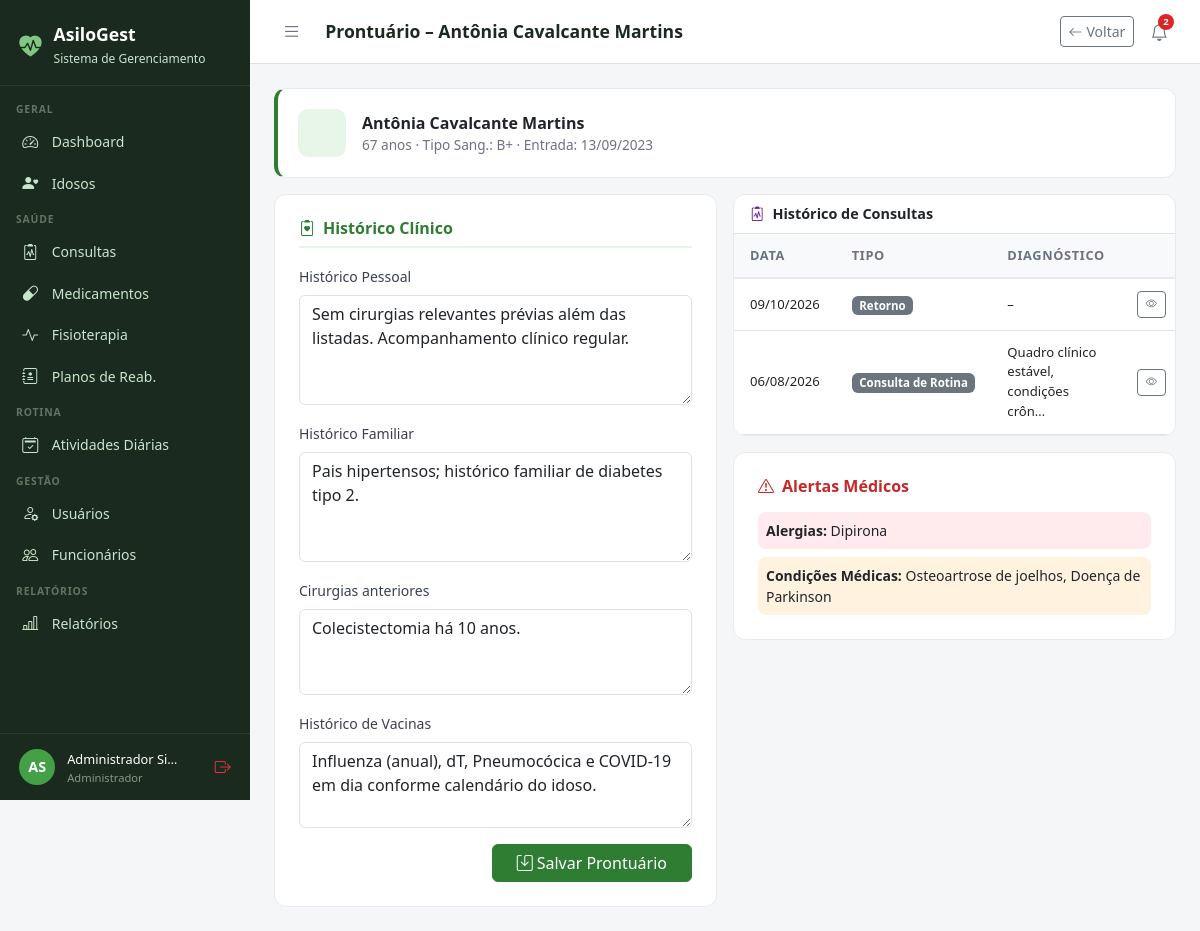
Screenshot of /consultas/prontuario/41/ (signed in) with the database file from the repository.
### core/models.py (models this page shows, shortened)
class Usuario(AbstractUser):
    PERFIL_CHOICES = [
        ('administrador', 'Administrador'),
        ('medico', 'Médico'),
        ('fisioterapeuta', 'Fisioterapeuta'),
        ('enfermeiro', 'Enfermeiro(a)'),
        ('recepcionista', 'Recepcionista'),
        ('familiar', 'Familiar do Idoso'),
    ]
    perfil = models.CharField(
        max_length=20, choices=PERFIL_CHOICES,
        default='recepcionista', verbose_name='Perfil de Acesso'
    )
    telefone = models.CharField(max_length=15, blank=True, verbose_name='Telefone')
    cpf = models.CharField(max_length=14, unique=True, null=True, blank=True, verbose_name='CPF')
    foto = models.ImageField(upload_to='usuarios/', blank=True, null=True, verbose_name='Foto')
    data_nascimento = models.DateField(null=True, blank=True, verbose_name='Data de Nascimento')
    especialidade = models.CharField(
        max_length=100, blank=True, verbose_name='Especialidade',
        help_text='Preencha para Médico ou Fisioterapeuta'
    )
    data_admissao = models.DateField(null=True, blank=True, verbose_name='Data de Admissão')
    primeiro_acesso = models.BooleanField(
        default=True, verbose_name='Primeiro Acesso',
        help_text='Usuário deve definir senha no primeiro login'
    )
    ativo = models.BooleanField(default=True, verbose_name='Ativo')
    criado_em = models.DateTimeField(auto_now_add=True)
    class Meta:
        verbose_name = 'Usuário'
        verbose_name_plural = 'Usuários'
        ordering = ['first_name', 'last_name']
    @property
    def is_administrador(self):
        return self.perfil == 'administrador' or self.is_superuser
    @property
    def is_fisioterapeuta(self):
        return self.perfil == 'fisioterapeuta'
    @property
    def is_familiar(self):
        return self.perfil == 'familiar'
    @property
    def pode_ver_saude(self):
        return (self.is_administrador or self.is_medico
                or self.is_fisioterapeuta or self.is_enfermeiro)
    @property
    def pode_cadastrar_usuarios(self):
        return self.is_administrador or self.is_recepcionista
    @property
    def pode_administrar(self):
        return self.is_administrador

### idosos/models.py (models this page shows, shortened)
class Idoso(models.Model):
    SEXO_CHOICES = [('M', 'Masculino'), ('F', 'Feminino')]
    TIPO_SANGUINEO = [('A+','A+'),('A-','A-'),('B+','B+'),('B-','B-'),('AB+','AB+'),('AB-','AB-'),('O+','O+'),('O-','O-')]
    STATUS_CHOICES = [('ativo','Ativo'),('inativo','Inativo'),('internado','Internado'),('falecido','Falecido')]
    nome = models.CharField(max_length=150, verbose_name='Nome Completo')
    data_nascimento = models.DateField(verbose_name='Data de Nascimento')
    sexo = models.CharField(max_length=1, choices=SEXO_CHOICES)
    cpf = models.CharField(max_length=14, unique=True, null=True, blank=True)
    rg = models.CharField(max_length=20, blank=True)
    tipo_sanguineo = models.CharField(max_length=3, choices=TIPO_SANGUINEO, blank=True)
    foto = models.ImageField(upload_to='idosos/', blank=True, null=True)
    status = models.CharField(max_length=10, choices=STATUS_CHOICES, default='ativo')
    endereco = models.CharField(max_length=200, blank=True)
    cidade = models.CharField(max_length=100, blank=True)
    estado = models.CharField(max_length=2, blank=True)
    cep = models.CharField(max_length=9, blank=True)
    alergias = models.TextField(blank=True, verbose_name='Alergias')
    condicoes_medicas = models.TextField(blank=True, verbose_name='Condições Médicas')
    observacoes = models.TextField(blank=True, verbose_name='Observações Gerais')
    data_entrada = models.DateField(verbose_name='Data de Entrada')
    numero_quarto = models.CharField(max_length=10, blank=True, verbose_name='Quarto')
    criado_em = models.DateTimeField(auto_now_add=True)
    atualizado_em = models.DateTimeField(auto_now=True)
    class Meta:
        verbose_name = 'Idoso'
        verbose_name_plural = 'Idosos'
        ordering = ['nome']
    @property
    def idade(self):
        from datetime import date
        hoje = date.today()
        return hoje.year - self.data_nascimento.year - (
            (hoje.month, hoje.day) < (self.data_nascimento.month, self.data_nascimento.day)
        )

### consultas/models.py (models this page shows, shortened)
class Prontuario(models.Model):
    idoso = models.OneToOneField(Idoso, on_delete=models.CASCADE, related_name='prontuario')
    historico_familiar = models.TextField(blank=True, verbose_name='Histórico Familiar')
    historico_pessoal = models.TextField(blank=True, verbose_name='Histórico Pessoal')
    cirurgias_anteriores = models.TextField(blank=True)
    vacinas = models.TextField(blank=True, verbose_name='Histórico de Vacinas')
    criado_em = models.DateTimeField(auto_now_add=True)
    atualizado_em = models.DateTimeField(auto_now=True)
    class Meta:
        verbose_name = 'Prontuário'
        verbose_name_plural = 'Prontuários'

class Consulta(models.Model):
    TIPO_CHOICES = [
        ('rotina', 'Consulta de Rotina'),
        ('urgencia', 'Urgência'),
        ('retorno', 'Retorno'),
        ('especialidade', 'Especialidade'),
        ('preventiva', 'Preventiva'),
    ]
    STATUS_CHOICES = [
        ('agendada', 'Agendada'),
        ('realizada', 'Realizada'),
        ('cancelada', 'Cancelada'),
        ('falta', 'Falta'),
    ]
    idoso = models.ForeignKey(Idoso, on_delete=models.CASCADE, related_name='consultas')
    medico = models.ForeignKey(Usuario, on_delete=models.SET_NULL, null=True, related_name='consultas_medico', limit_choices_to={'perfil': 'medico'})
    data_hora = models.DateTimeField(verbose_name='Data e Hora')
    tipo = models.CharField(max_length=15, choices=TIPO_CHOICES, default='rotina')
    status = models.CharField(max_length=10, choices=STATUS_CHOICES, default='agendada')
    queixa_principal = models.TextField(blank=True, verbose_name='Queixa Principal')
    anamnese = models.TextField(blank=True, verbose_name='Anamnese')
    exame_fisico = models.TextField(blank=True, verbose_name='Exame Físico')
    diagnostico = models.TextField(blank=True, verbose_name='Diagnóstico')
    prescricao = models.TextField(blank=True, verbose_name='Prescrição / Conduta')
    retorno_em = models.DateField(null=True, blank=True, verbose_name='Retorno Previsto')
    observacoes = models.TextField(blank=True)
    criado_em = models.DateTimeField(auto_now_add=True)
    atualizado_em = models.DateTimeField(auto_now=True)
    class Meta:
        verbose_name = 'Consulta'
        verbose_name_plural = 'Consultas'
        ordering = ['-data_hora']

### consultas/views.py (the view, shortened to what this page needs)
# urls.py: path('prontuario/<int:idoso_pk>/', views.prontuario, name='prontuario'),
@login_required
def prontuario(request, idoso_pk):
    from idosos.models import Idoso, FamiliarVinculo
    idoso = get_object_or_404(Idoso, pk=idoso_pk)
    user = request.user
    if not user.pode_ver_saude:
        messages.error(request, 'Acesso negado.')
        return redirect('dashboard')
    prontuario_obj, _ = Prontuario.objects.get_or_create(idoso=idoso)
    pode_editar = user.is_administrador or user.is_medico or user.is_enfermeiro
    if request.method == 'POST' and pode_editar:
        form = ProntuarioForm(request.POST, instance=prontuario_obj)
        if form.is_valid():
            form.save()
            messages.success(request, 'Prontuário atualizado!')
            return redirect('consultas:prontuario', idoso_pk=idoso_pk)
    else:
        form = ProntuarioForm(instance=prontuario_obj)
    consultas = idoso.consultas.select_related('medico').order_by('-data_hora')
    return render(request, 'consultas/prontuario.html', {
        'idoso': idoso, 'prontuario': prontuario_obj, 'form': form,
        'consultas': consultas, 'somente_leitura': not pode_editar
    })

### templates/consultas/prontuario.html (shortened to what this page needs)
{% extends 'base.html' %}
{% block page_title %}Prontuário – {{ idoso.nome }}{% endblock %}
{% block topbar_actions %}
<a href="{% url 'idosos:detalhe' idoso.pk %}" class="btn btn-sm btn-outline-secondary"><i class="bi bi-arrow-left me-1"></i>Voltar</a>
{% endblock %}
{% block content %}
<div class="row g-3">
  <div class="col-12">
    <div class="stat-card" style="border-left:4px solid #2E7D32;">
      <div class="d-flex align-items-center gap-3">
        <div class="stat-icon" style="background:#E8F5E9;color:#2E7D32;"></div>
        <div>
          <div style="font-weight:700;font-size:1rem;">{{ idoso.nome }}</div>
          <div style="font-size:.85rem;color:#6B7280;">{{ idoso.idade }} anos · Tipo Sang.: {{ idoso.tipo_sanguineo|default:"–" }} · Entrada: {{ idoso.data_entrada|date:"d/m/Y" }}</div>
        </div>
      </div>
    </div>
  </div>
  <div class="col-12 col-lg-6">
    <div class="form-card h-100">
      <h6 style="font-weight:600;color:#2E7D32;border-bottom:2px solid #E8F5E9;padding-bottom:.5rem;margin-bottom:1rem;">
        <i class="bi bi-clipboard2-heart me-2"></i>Histórico Clínico
      </h6>
      {% if not somente_leitura %}
      <form method="post">
        <div class="mb-3">
          <label class="form-label">{{ form.historico_pessoal.label }}</label>
          {{ form.historico_pessoal }}
        </div>
        <div class="mb-3">
          <label class="form-label">{{ form.historico_familiar.label }}</label>
          {{ form.historico_familiar }}
        </div>
        <div class="mb-3">
          <label class="form-label">{{ form.cirurgias_anteriores.label }}</label>
          {{ form.cirurgias_anteriores }}
        </div>
        <div class="mb-3">
          <label class="form-label">{{ form.vacinas.label }}</label>
          {{ form.vacinas }}
        </div>
        <div class="d-flex justify-content-end">
          <button type="submit" class="btn btn-primary px-4"><i class="bi bi-save me-1"></i>Salvar Prontuário</button>
        </div>
      </form>
      {% endif %}
    </div>
  </div>
  <div class="col-12 col-lg-6">
    <div class="table-card">
      <div class="px-3 py-2 border-bottom" style="font-weight:600;font-size:.9rem;">
        <i class="bi bi-clipboard2-pulse me-2" style="color:#6A1B9A;"></i>Histórico de Consultas
      </div>
      <table class="table table-hover mb-0">
        <thead><tr><th>Data</th><th>Tipo</th><th>Diagnóstico</th><th></th></tr></thead>
        <tbody>
          {% for c in consultas %}
          <tr>
            <td style="font-size:.82rem;">{{ c.data_hora|date:"d/m/Y" }}</td>
            <td><span class="badge bg-secondary" style="font-size:.72rem;">{{ c.get_tipo_display }}</span></td>
            <td style="font-size:.82rem;">{{ c.diagnostico|truncatechars:40|default:"–" }}</td>
            <td><a href="{% url 'consultas:detalhe' c.pk %}" class="btn btn-sm btn-outline-secondary" style="font-size:.7rem;"><i class="bi bi-eye"></i></a></td>
          </tr>
          {% empty %}
          <tr><td colspan="4" class="text-center text-muted py-3" style="font-size:.85rem;">Sem consultas registradas.</td></tr>
          {% endfor %}
        </tbody>
      </table>
    </div>
    {% if idoso.alergias or idoso.condicoes_medicas %}
    <div class="form-card mt-3">
      <h6 style="font-weight:600;color:#C62828;margin-bottom:1rem;"><i class="bi bi-exclamation-triangle me-2"></i>Alertas Médicos</h6>
      {% if idoso.alergias %}
      <div class="p-2 mb-2" style="background:#FFEBEE;border-radius:8px;font-size:.875rem;">
        <strong>Alergias:</strong> {{ idoso.alergias }}
      </div>
      {% endif %}
      {% if idoso.condicoes_medicas %}
      <div class="p-2" style="background:#FFF3E0;border-radius:8px;font-size:.875rem;">
        <strong>Condições Médicas:</strong> {{ idoso.condicoes_medicas }}
      </div>
      {% endif %}
    </div>
    {% endif %}
  </div>
</div>
{% endblock %}

### templates/base.html (shortened to what this page needs)
<!DOCTYPE html>
<html lang="pt-br">
<head>
  <link href="https://cdn.jsdelivr.net/npm/bootstrap@5.3.0/dist/css/bootstrap.min.css" rel="stylesheet">
  <link href="https://cdn.jsdelivr.net/npm/bootstrap-icons@1.11.0/font/bootstrap-icons.css" rel="stylesheet">
</head>
<body>
{% if user.is_authenticated %}
<div id="sidebar">
  <div class="sidebar-brand">
    <i class="bi bi-heart-pulse-fill" style="color:#81C784;font-size:1.4rem;"></i>
    <div>
      <h5 style="margin:0;">AsiloGest</h5>
      <small>Sistema de Gerenciamento</small>
    </div>
  </div>
  <nav class="sidebar-nav">
    <div class="nav-section">Geral</div>
    <a href="{% url 'dashboard' %}" class="sidebar-link {% if request.resolver_match.url_name == 'dashboard' %}active{% endif %}">
      <i class="bi bi-speedometer2"></i> Dashboard
    </a>
    <a href="{% url 'idosos:lista' %}" class="sidebar-link">
      <i class="bi bi-person-heart"></i>
      {% if user.is_familiar %}Meus Familiares{% else %}Idosos{% endif %}
    </a>
    {% if user.pode_ver_saude or user.is_familiar %}
    <div class="nav-section">Saúde</div>
    <a href="{% url 'consultas:lista' %}" class="sidebar-link">
      <i class="bi bi-clipboard2-pulse"></i> Consultas
    </a>
    <a href="{% url 'medicamentos:lista' %}" class="sidebar-link">
      <i class="bi bi-capsule"></i> Medicamentos
    </a>
    <a href="{% url 'fisioterapia:lista' %}" class="sidebar-link">
      <i class="bi bi-activity"></i> Fisioterapia
    </a>
    {% if user.pode_ver_saude and not user.is_familiar %}
    <a href="{% url 'fisioterapia:planos_lista' %}" class="sidebar-link">
      <i class="bi bi-journal-medical"></i> Planos de Reab.
    </a>
    {% endif %}
    {% endif %}
    <div class="nav-section">Rotina</div>
    <a href="{% url 'atividades:lista' %}" class="sidebar-link">
      <i class="bi bi-calendar2-check"></i> Atividades Diárias
    </a>
    {% if user.pode_cadastrar_usuarios %}
    <div class="nav-section">Gestão</div>
    <a href="{% url 'usuarios_lista' %}" class="sidebar-link">
      <i class="bi bi-person-gear"></i> Usuários
    </a>
    {% endif %}
    {% if user.pode_administrar %}
    <a href="{% url 'funcionarios:lista' %}" class="sidebar-link">
      <i class="bi bi-people"></i> Funcionários
    </a>
    {% endif %}
    {% if user.pode_ver_saude or user.pode_administrar %}
    <div class="nav-section">Relatórios</div>
    <a href="{% url 'relatorios:lista' %}" class="sidebar-link">
      <i class="bi bi-bar-chart-line"></i> Relatórios
    </a>
    {% endif %}
  </nav>
  <div class="sidebar-user">
    <div class="avatar">{{ user.first_name|first|upper }}{{ user.last_name|first|upper }}</div>
    <div class="info" style="min-width:0;flex:1;">
      <span>{{ user.get_full_name|truncatechars:18 }}</span>
      <small>{{ user.get_perfil_display }}</small>
    </div>
    <a href="{% url 'logout' %}" class="text-danger" title="Sair" style="flex-shrink:0;">
      <i class="bi bi-box-arrow-right"></i>
    </a>
  </div>
</div>
<div id="main">
  <div class="topbar">
    <div class="topbar-left">
      <button class="btn-toggle-sidebar" onclick="toggleSidebar()" title="Menu">
        <i class="bi bi-list"></i>
      </button>
      <h4>{% block page_title %}{% endblock %}</h4>
    </div>
    <div class="d-flex align-items-center gap-2">
      {% block topbar_actions %}{% endblock %}
      <div style="position:relative;">
        <button class="notif-btn" id="notifBtn" onclick="toggleNotif()" title="Notificações">
          <i class="bi bi-bell"></i>
          {% if notif_count %}
          <span class="notif-badge">{{ notif_count }}</span>
          {% endif %}
        </button>
      </div>
    </div>
  </div>
  <div class="content">
    {% block content %}{% endblock %}
  </div>
</div>
{% else %}
{% block full_content %}{% endblock %}
{% endif %}
</body>
</html>

### rows the page displays
Usuario: first_name|first "A", last_name|first "S", get_full_name "Administrador Si…", perfil "Administrador"
Idoso: nome "Antônia Cavalcante Martins", idade "67", tipo_sanguineo "B+", data_entrada "13/09/2023", alergias "Dipirona", condicoes_medicas "Osteoartrose de joelhos, Doença de Parkinson"
Prontuario: historico_pessoal "Sem cirurgias relevantes prévias além das listadas. Acompanhamento clínico regular.", historico_familiar "Pais hipertensos; histórico familiar de diabetes tipo 2.", cirurgias_anteriores "Colecistectomia há 10 anos.", vacinas "Influenza (anual), dT, Pneumocócica e COVID-19 em dia conforme calendário do idoso."
Consulta: data_hora "09/10/2026", tipo "Retorno", diagnostico "–"
Consulta: data_hora "06/08/2026", tipo "Consulta de Rotina", diagnostico "Quadro clínico estável, condições crôn…"

### other values shown
{{ notif_count }} "2"
